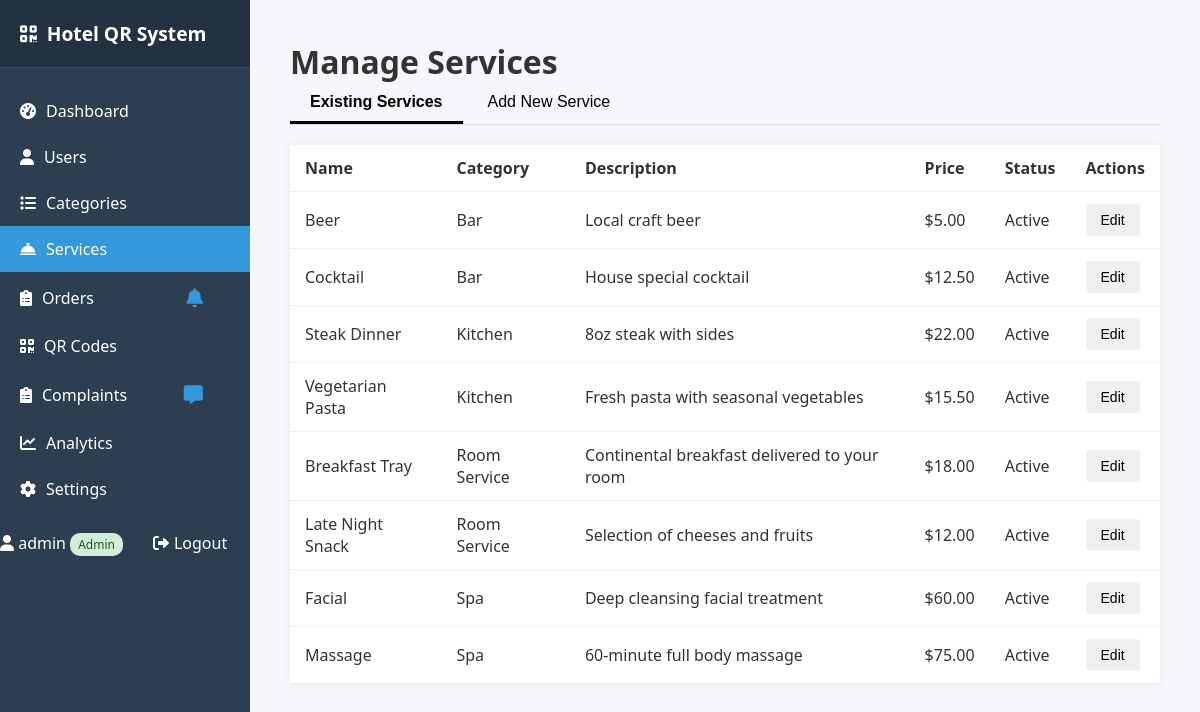
Page /admin/services.php (signed in) on the committed database.
### tables this page shows
CREATE TABLE `services` (
  `id` int(11) NOT NULL,
  `category_id` int(11) NOT NULL,
  `name` varchar(100) NOT NULL,
  `description` text DEFAULT NULL,
  `price` decimal(10,2) NOT NULL,
  `is_active` tinyint(1) DEFAULT 1,
  `created_at` timestamp NOT NULL DEFAULT current_timestamp()
);

CREATE TABLE `categories` (
  `id` int(11) NOT NULL,
  `name` varchar(50) NOT NULL,
  `description` text DEFAULT NULL,
  `created_at` timestamp NOT NULL DEFAULT current_timestamp()
);

### includes/functions.php (called while the page is built, shortened)
<?php
require_once 'db.php';
function getAllServices($pdo) {
    $sql = "SELECT s.*, c.name AS category_name FROM services s
            JOIN categories c ON s.category_id = c.id
            ORDER BY c.name, s.name";
    $stmt = executeQuery($pdo, $sql);
    return $stmt->fetchAll();
}
?>

### includes/db.php (called while the page is built, shortened)
<?php
function executeQuery($pdo, $sql, $params = []) {
    $stmt = $pdo->prepare($sql);
    $stmt->execute($params);
    return $stmt;
}
?>

### admin/services.php (the view, shortened to what this page needs)
<?php
require_once '../includes/db.php';
require_once '../includes/functions.php';
$services = getAllServices($pdo);
?>
<!DOCTYPE html>
<html lang="en">
<head>
    <link rel="stylesheet" href="../assets/css/admin.css">
</head>
<body>
    <?php include 'admin_header.php'; ?>
    <div class="container">
        <h1>Manage Services</h1>
        <div class="tabs">
            <button class="tab-btn active" onclick="openTab('existing-services')">Existing Services</button>
            <button class="tab-btn" onclick="openTab('add-service')">Add New Service</button>
        </div>
        <div id="existing-services" class="tab-content" style="display: block;">
            <table>
                <thead>
                    <tr>
                        <th>Name</th>
                        <th>Category</th>
                        <th>Description</th>
                        <th>Price</th>
                        <th>Status</th>
                        <th>Actions</th>
                    </tr>
                </thead>
                <tbody>
                    <?php foreach ($services as $service): ?>
                        <tr>
                            <td><?= htmlspecialchars($service['name']) ?></td>
                            <td><?= htmlspecialchars($service['category_name']) ?></td>
                            <td><?= htmlspecialchars($service['description']) ?></td>
                            <td>$<?= number_format($service['price'], 2) ?></td>
                            <td><?= $service['is_active'] ? 'Active' : 'Inactive' ?></td>
                            <td>
                                <button class="btn small" onclick="editService(
                                    <?= $service['id'] ?>,
                                    '<?= htmlspecialchars($service['name'], ENT_QUOTES) ?>',
                                    <?= $service['category_id'] ?>,
                                    '<?= htmlspecialchars($service['description'], ENT_QUOTES) ?>',
                                    <?= $service['price'] ?>,
                                    <?= $service['is_active'] ?>
                                )">Edit</button>
                            </td>
                        </tr>
                    <?php endforeach; ?>
                </tbody>
            </table>
        </div>
    </div>
</body>
</html>

### assets/css/admin.css (style rules this page uses)
:root { --primary: #3498db; --primary-dark: #2980b9; --secondary: #2ecc71; --danger: #e74c3c; --warning: #f39c12; --dark: #2c3e50; --light: #ecf0f1; --gray: #95a5a6; --white: #ffffff; --black: #000000; }
* { margin: 0; padding: 0; box-sizing: border-box; }
body { font-family: 'Segoe UI', Tahoma, Geneva, Verdana, sans-serif; background-color: #f5f7fa; color: #333; }
.btn { display: inline-flex; align-items: center; gap: 5px; padding: 8px 15px; border: none; border-radius: 4px; font-size: 14px; cursor: pointer; transition: all 0.3s; }
table { width: 100%; border-collapse: collapse; margin: 20px 0; background-color: white; box-shadow: 0 0 10px rgba(0, 0, 0, 0.05); }
th, td { padding: 12px 15px; text-align: left; border-bottom: 1px solid #eee; }
th { background-color: var(--light-color); font-weight: bold; color: var(--dark-color); }
.tabs { display: flex; border-bottom: 1px solid #ddd; margin-bottom: 20px; }
.tab-btn { padding: 10px 20px; background: none; border: none; cursor: pointer; font-size: 16px; border-bottom: 3px solid transparent; margin-right: 5px; }
.tab-btn.active { border-bottom-color: var(--primary-color); font-weight: bold; }
.tab-content { display: none; }
.container { max-width: 1400px; margin: 0 auto; padding: 20px; }

### admin/admin_header.php (style rules this page uses)
:root { --header-height: 60px; --footer-height: 50px; }
body { margin: 0; padding: 0; display: grid; grid-template-rows: var(--header-height) 1fr var(--footer-height); min-height: 100vh; overflow: hidden; }

### rows in the picture
services: name "Beer", category.name "Bar", description "Local craft beer", price "5.00", is_active "Active"
services: name "Cocktail", category.name "Bar", description "House special cocktail", price "12.50", is_active "Active"
services: name "Steak Dinner", category.name "Kitchen", description "8oz steak with sides", price "22.00", is_active "Active"
services: name "Vegetarian Pasta", category.name "Kitchen", description "Fresh pasta with seasonal vegetables", price "15.50", is_active "Active"
services: name "Breakfast Tray", category.name "Room Service", description "Continental breakfast delivered to your room", price "18.00", is_active "Active"
services: name "Late Night Snack", category.name "Room Service", description "Selection of cheeses and fruits", price "12.00", is_active "Active"
services: name "Facial", category.name "Spa", description "Deep cleansing facial treatment", price "60.00", is_active "Active"
services: name "Massage", category.name "Spa", description "60-minute full body massage", price "75.00", is_active "Active"

### other values in the picture
$_SESSION['admin_username'] "admin"
$_SESSION['admin_role'] "Admin"
